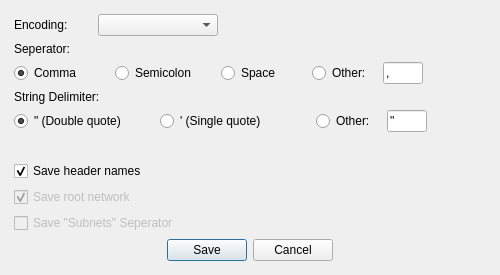
<?xml version="1.0" encoding="UTF-8"?>
<ui version="4.0">
 <class>SaveAsDialog</class>
 <widget class="QDialog" name="SaveAsDialog">
  <property name="geometry">
   <rect>
    <x>0</x>
    <y>0</y>
    <width>500</width>
    <height>275</height>
   </rect>
  </property>
  <property name="minimumSize">
   <size>
    <width>475</width>
    <height>260</height>
   </size>
  </property>
  <property name="maximumSize">
   <size>
    <width>500</width>
    <height>300</height>
   </size>
  </property>
  <property name="mouseTracking">
   <bool>false</bool>
  </property>
  <property name="windowTitle">
   <string>Save As...</string>
  </property>
  <property name="sizeGripEnabled">
   <bool>false</bool>
  </property>
  <property name="modal">
   <bool>false</bool>
  </property>
  <layout class="QGridLayout" name="gridLayout">
   <property name="leftMargin">
    <number>14</number>
   </property>
   <property name="topMargin">
    <number>14</number>
   </property>
   <property name="rightMargin">
    <number>14</number>
   </property>
   <property name="bottomMargin">
    <number>14</number>
   </property>
   <property name="horizontalSpacing">
    <number>4</number>
   </property>
   <property name="verticalSpacing">
    <number>6</number>
   </property>
   <item row="10" column="0" colspan="3">
    <widget class="QCheckBox" name="saveHeaderNames">
     <property name="enabled">
      <bool>true</bool>
     </property>
     <property name="text">
      <string>Save header names</string>
     </property>
     <property name="checked">
      <bool>true</bool>
     </property>
     <property name="tristate">
      <bool>false</bool>
     </property>
    </widget>
   </item>
   <item row="0" column="0">
    <widget class="QLabel" name="encodingLabel">
     <property name="maximumSize">
      <size>
       <width>80</width>
       <height>16777215</height>
      </size>
     </property>
     <property name="text">
      <string>Encoding:</string>
     </property>
    </widget>
   </item>
   <item row="1" column="0">
    <widget class="QLabel" name="seperatorLabel">
     <property name="text">
      <string>Seperator:</string>
     </property>
    </widget>
   </item>
   <item row="12" column="0" colspan="3">
    <widget class="QCheckBox" name="saveSubnetsSeperator">
     <property name="enabled">
      <bool>false</bool>
     </property>
     <property name="text">
      <string>Save &quot;Subnets&quot; Seperator</string>
     </property>
    </widget>
   </item>
   <item row="8" column="0" colspan="3">
    <widget class="QWidget" name="delimiterRadioBtnGroup" native="true">
     <layout class="QGridLayout" name="gridLayout_3">
      <property name="leftMargin">
       <number>0</number>
      </property>
      <property name="topMargin">
       <number>0</number>
      </property>
      <property name="rightMargin">
       <number>0</number>
      </property>
      <property name="bottomMargin">
       <number>0</number>
      </property>
      <item row="0" column="4">
       <spacer name="delimiterHorizontalSpacer">
        <property name="orientation">
         <enum>Qt::Horizontal</enum>
        </property>
        <property name="sizeHint" stdset="0">
         <size>
          <width>40</width>
          <height>20</height>
         </size>
        </property>
       </spacer>
      </item>
      <item row="0" column="1">
       <widget class="QRadioButton" name="delimiterSingleQuote">
        <property name="minimumSize">
         <size>
          <width>150</width>
          <height>0</height>
         </size>
        </property>
        <property name="text">
         <string>' (Single quote)</string>
        </property>
       </widget>
      </item>
      <item row="0" column="2">
       <widget class="QRadioButton" name="delimiterOtherRbtn">
        <property name="minimumSize">
         <size>
          <width>65</width>
          <height>0</height>
         </size>
        </property>
        <property name="text">
         <string>Other:</string>
        </property>
        <property name="autoExclusive">
         <bool>true</bool>
        </property>
       </widget>
      </item>
      <item row="0" column="3">
       <widget class="QLineEdit" name="delimiterOther">
        <property name="minimumSize">
         <size>
          <width>40</width>
          <height>0</height>
         </size>
        </property>
        <property name="maximumSize">
         <size>
          <width>40</width>
          <height>16777215</height>
         </size>
        </property>
        <property name="inputMask">
         <string/>
        </property>
        <property name="text">
         <string>&quot;</string>
        </property>
        <property name="maxLength">
         <number>32767</number>
        </property>
        <property name="placeholderText">
         <string>&quot;</string>
        </property>
       </widget>
      </item>
      <item row="0" column="0">
       <widget class="QRadioButton" name="delimiterDoubleQuote">
        <property name="minimumSize">
         <size>
          <width>140</width>
          <height>0</height>
         </size>
        </property>
        <property name="text">
         <string>&quot; (Double quote)</string>
        </property>
        <property name="checked">
         <bool>true</bool>
        </property>
       </widget>
      </item>
     </layout>
    </widget>
   </item>
   <item row="15" column="0" colspan="3">
    <widget class="QDialogButtonBox" name="buttonBox">
     <property name="orientation">
      <enum>Qt::Horizontal</enum>
     </property>
     <property name="standardButtons">
      <set>QDialogButtonBox::Cancel|QDialogButtonBox::Save</set>
     </property>
     <property name="centerButtons">
      <bool>true</bool>
     </property>
    </widget>
   </item>
   <item row="11" column="0" colspan="3">
    <widget class="QCheckBox" name="saveRootNet">
     <property name="enabled">
      <bool>false</bool>
     </property>
     <property name="text">
      <string>Save root network</string>
     </property>
     <property name="checked">
      <bool>true</bool>
     </property>
    </widget>
   </item>
   <item row="9" column="0" colspan="3">
    <spacer name="verticalSpacer">
     <property name="orientation">
      <enum>Qt::Vertical</enum>
     </property>
     <property name="sizeHint" stdset="0">
      <size>
       <width>20</width>
       <height>40</height>
      </size>
     </property>
    </spacer>
   </item>
   <item row="4" column="0" rowspan="2" colspan="3">
    <widget class="QWidget" name="seperatorRadioBtnGroup" native="true">
     <property name="sizePolicy">
      <sizepolicy hsizetype="Preferred" vsizetype="Preferred">
       <horstretch>0</horstretch>
       <verstretch>0</verstretch>
      </sizepolicy>
     </property>
     <property name="minimumSize">
      <size>
       <width>0</width>
       <height>0</height>
      </size>
     </property>
     <layout class="QGridLayout" name="gridLayout_2">
      <property name="leftMargin">
       <number>0</number>
      </property>
      <property name="topMargin">
       <number>0</number>
      </property>
      <property name="rightMargin">
       <number>0</number>
      </property>
      <property name="bottomMargin">
       <number>0</number>
      </property>
      <item row="0" column="0">
       <widget class="QRadioButton" name="seperatorComma">
        <property name="minimumSize">
         <size>
          <width>95</width>
          <height>0</height>
         </size>
        </property>
        <property name="text">
         <string>Comma</string>
        </property>
        <property name="checked">
         <bool>true</bool>
        </property>
       </widget>
      </item>
      <item row="0" column="5">
       <spacer name="seperatorHorizontalSpacer">
        <property name="orientation">
         <enum>Qt::Horizontal</enum>
        </property>
        <property name="sizeHint" stdset="0">
         <size>
          <width>20</width>
          <height>20</height>
         </size>
        </property>
       </spacer>
      </item>
      <item row="0" column="1">
       <widget class="QRadioButton" name="seperatorSemicolon">
        <property name="minimumSize">
         <size>
          <width>100</width>
          <height>0</height>
         </size>
        </property>
        <property name="text">
         <string>Semicolon</string>
        </property>
       </widget>
      </item>
      <item row="0" column="3">
       <widget class="QRadioButton" name="seperatorRbtn">
        <property name="minimumSize">
         <size>
          <width>65</width>
          <height>0</height>
         </size>
        </property>
        <property name="text">
         <string>Other:</string>
        </property>
       </widget>
      </item>
      <item row="0" column="2">
       <widget class="QRadioButton" name="seperatorSpace">
        <property name="minimumSize">
         <size>
          <width>85</width>
          <height>0</height>
         </size>
        </property>
        <property name="text">
         <string>Space</string>
        </property>
       </widget>
      </item>
      <item row="0" column="4">
       <widget class="QLineEdit" name="seperatorOther">
        <property name="minimumSize">
         <size>
          <width>40</width>
          <height>0</height>
         </size>
        </property>
        <property name="maximumSize">
         <size>
          <width>40</width>
          <height>16777215</height>
         </size>
        </property>
        <property name="text">
         <string>,</string>
        </property>
        <property name="maxLength">
         <number>1</number>
        </property>
        <property name="placeholderText">
         <string>,</string>
        </property>
       </widget>
      </item>
     </layout>
    </widget>
   </item>
   <item row="6" column="0" colspan="2">
    <widget class="QLabel" name="delimiterLabel">
     <property name="text">
      <string>String Delimiter:</string>
     </property>
    </widget>
   </item>
   <item row="0" column="1">
    <widget class="QComboBox" name="encoding">
     <property name="maximumSize">
      <size>
       <width>120</width>
       <height>16777215</height>
      </size>
     </property>
     <property name="focusPolicy">
      <enum>Qt::StrongFocus</enum>
     </property>
     <property name="editable">
      <bool>false</bool>
     </property>
    </widget>
   </item>
  </layout>
 </widget>
 <tabstops>
  <tabstop>encoding</tabstop>
  <tabstop>seperatorComma</tabstop>
  <tabstop>seperatorSemicolon</tabstop>
  <tabstop>seperatorSpace</tabstop>
  <tabstop>seperatorRbtn</tabstop>
  <tabstop>seperatorOther</tabstop>
  <tabstop>delimiterDoubleQuote</tabstop>
  <tabstop>delimiterSingleQuote</tabstop>
  <tabstop>delimiterOtherRbtn</tabstop>
  <tabstop>delimiterOther</tabstop>
  <tabstop>saveHeaderNames</tabstop>
  <tabstop>saveRootNet</tabstop>
  <tabstop>saveSubnetsSeperator</tabstop>
 </tabstops>
 <resources/>
 <connections>
  <connection>
   <sender>buttonBox</sender>
   <signal>accepted()</signal>
   <receiver>SaveAsDialog</receiver>
   <slot>accept()</slot>
   <hints>
    <hint type="sourcelabel">
     <x>248</x>
     <y>254</y>
    </hint>
    <hint type="destinationlabel">
     <x>157</x>
     <y>266</y>
    </hint>
   </hints>
  </connection>
  <connection>
   <sender>buttonBox</sender>
   <signal>rejected()</signal>
   <receiver>SaveAsDialog</receiver>
   <slot>reject()</slot>
   <hints>
    <hint type="sourcelabel">
     <x>316</x>
     <y>260</y>
    </hint>
    <hint type="destinationlabel">
     <x>286</x>
     <y>266</y>
    </hint>
   </hints>
  </connection>
 </connections>
</ui>
